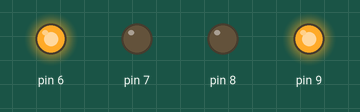
Recording of a sketch running on a simulated Arduino Uno, built with avr-gcc and run on an emulated ATmega328P. Shown: output pins drawn as LEDs (lit = HIGH).

Above: at 0.1 s.
Timing chart, 0 to 1.6 s (numbered marks = the images above):
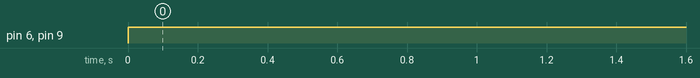

The sketch:

Robopop.ino
```cpp
void setup()
{
  pinMode(9,OUTPUT);
  pinMode(8,OUTPUT);
  pinMode(7,OUTPUT);
  pinMode(6,OUTPUT);
}

void loop()
{
  //right
 digitalWrite(8,LOW);  //back
 digitalWrite(9,HIGH);  //front

//left
 digitalWrite(7,LOW); //back
 digitalWrite(6,HIGH); //front
}
```

Measured:
- by itself, pin 6, pin 9: LOW → HIGH at 0.00 s
